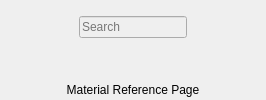
                      <widget class="QWidget" name="materialRefPage">
                       <layout class="QHBoxLayout" name="horizontalLayout_4">
                        <property name="spacing">
                         <number>0</number>
                        </property>
                        <property name="leftMargin">
                         <number>0</number>
                        </property>
                        <property name="topMargin">
                         <number>0</number>
                        </property>
                        <property name="rightMargin">
                         <number>0</number>
                        </property>
                        <property name="bottomMargin">
                         <number>0</number>
                        </property>
                        <item>
                         <widget class="QFrame" name="materialRefContainer">
                          <layout class="QVBoxLayout" name="verticalLayout_17">
                           <property name="spacing">
                            <number>0</number>
                           </property>
                           <property name="leftMargin">
                            <number>0</number>
                           </property>
                           <property name="topMargin">
                            <number>0</number>
                           </property>
                           <property name="rightMargin">
                            <number>0</number>
                           </property>
                           <property name="bottomMargin">
                            <number>0</number>
                           </property>
                           <item>
                            <widget class="QFrame" name="materialTopFrame">
                             <property name="sizePolicy">
                              <sizepolicy hsizetype="Preferred" vsizetype="Preferred">
                               <horstretch>0</horstretch>
                               <verstretch>0</verstretch>
                              </sizepolicy>
                             </property>
                             <property name="minimumSize">
                              <size>
                               <width>0</width>
                               <height>80</height>
                              </size>
                             </property>
                             <layout class="QVBoxLayout" name="verticalLayout_24">
                              <property name="spacing">
                               <number>0</number>
                              </property>
                              <property name="leftMargin">
                               <number>0</number>
                              </property>
                              <property name="topMargin">
                               <number>0</number>
                              </property>
                              <property name="rightMargin">
                               <number>0</number>
                              </property>
                              <property name="bottomMargin">
                               <number>0</number>
                              </property>
                              <item>
                               <widget class="QFrame" name="searchFrame">
                                <property name="minimumSize">
                                 <size>
                                  <width>0</width>
                                  <height>55</height>
                                 </size>
                                </property>
                                <property name="maximumSize">
                                 <size>
                                  <width>16777215</width>
                                  <height>16777215</height>
                                 </size>
                                </property>
                                <layout class="QHBoxLayout" name="horizontalLayout_11">
                                 <property name="spacing">
                                  <number>0</number>
                                 </property>
                                 <property name="leftMargin">
                                  <number>30</number>
                                 </property>
                                 <property name="topMargin">
                                  <number>10</number>
                                 </property>
                                 <property name="rightMargin">
                                  <number>30</number>
                                 </property>
                                 <property name="bottomMargin">
                                  <number>10</number>
                                 </property>
                                 <item>
                                  <widget class="QFrame" name="searchContainer">
                                   <property name="focusPolicy">
                                    <enum>Qt::FocusPolicy::NoFocus</enum>
                                   </property>
                                   <property name="styleSheet">
                                    <string notr="true"/>
                                   </property>
                                   <layout class="QHBoxLayout" name="horizontalLayout_10">
                                    <property name="spacing">
                                     <number>10</number>
                                    </property>
                                    <property name="leftMargin">
                                     <number>15</number>
                                    </property>
                                    <property name="topMargin">
                                     <number>0</number>
                                    </property>
                                    <property name="rightMargin">
                                     <number>15</number>
                                    </property>
                                    <property name="bottomMargin">
                                     <number>0</number>
                                    </property>
                                    <item>
                                     <widget class="QPushButton" name="searchBtn">
                                      <property name="minimumSize">
                                       <size>
                                        <width>24</width>
                                        <height>24</height>
                                       </size>
                                      </property>
                                      <property name="maximumSize">
                                       <size>
                                        <width>24</width>
                                        <height>24</height>
                                       </size>
                                      </property>
                                      <property name="cursor">
                                       <cursorShape>PointingHandCursor</cursorShape>
                                      </property>
                                      <property name="styleSheet">
                                       <string notr="true">background-image: url(:/icons/resources/icons/cil-magnifying-glass.png);
border: none;
</string>
                                      </property>
                                      <property name="text">
                                       <string/>
                                      </property>
                                      <property name="iconSize">
                                       <size>
                                        <width>20</width>
                                        <height>20</height>
                                       </size>
                                      </property>
                                     </widget>
                                    </item>
                                    <item>
                                     <widget class="QLineEdit" name="searchLineEdit">
                                      <property name="enabled">
                                       <bool>false</bool>
                                      </property>
                                      <property name="placeholderText">
                                       <string>Search</string>
                                      </property>
                                      <property name="clearButtonEnabled">
                                       <bool>false</bool>
                                      </property>
                                     </widget>
                                    </item>
                                    <item>
                                     <widget class="QPushButton" name="cancelSearchBtn">
                                      <property name="minimumSize">
                                       <size>
                                        <width>24</width>
                                        <height>24</height>
                                       </size>
                                      </property>
                                      <property name="maximumSize">
                                       <size>
                                        <width>24</width>
                                        <height>24</height>
                                       </size>
                                      </property>
                                      <property name="styleSheet">
                                       <string notr="true">background-image: url(:/icons/resources/icons/icon_close_24.svg);
border: none;</string>
                                      </property>
                                      <property name="text">
                                       <string/>
                                      </property>
                                      <property name="iconSize">
                                       <size>
                                        <width>16</width>
                                        <height>16</height>
                                       </size>
                                      </property>
                                     </widget>
                                    </item>
                                   </layout>
                                  </widget>
                                 </item>
                                </layout>
                               </widget>
                              </item>
                              <item>
                               <widget class="QFrame" name="filterFrame">
                                <property name="maximumSize">
                                 <size>
                                  <width>16777215</width>
                                  <height>25</height>
                                 </size>
                                </property>
                                <layout class="QHBoxLayout" name="horizontalLayout_5"/>
                               </widget>
                              </item>
                             </layout>
                            </widget>
                           </item>
                           <item>
                            <widget class="QWidget" name="materialBotFrame" native="true">
                             <property name="sizePolicy">
                              <sizepolicy hsizetype="Preferred" vsizetype="Expanding">
                               <horstretch>0</horstretch>
                               <verstretch>0</verstretch>
                              </sizepolicy>
                             </property>
                             <layout class="QVBoxLayout" name="verticalLayout_25">
                              <property name="spacing">
                               <number>0</number>
                              </property>
                              <property name="leftMargin">
                               <number>0</number>
                              </property>
                              <property name="topMargin">
                               <number>0</number>
                              </property>
                              <property name="rightMargin">
                               <number>0</number>
                              </property>
                              <property name="bottomMargin">
                               <number>0</number>
                              </property>
                              <item>
                               <widget class="QLabel" name="matLabel">
                                <property name="text">
                                 <string>Material Reference Page</string>
                                </property>
                                <property name="alignment">
                                 <set>Qt::AlignmentFlag::AlignCenter</set>
                                </property>
                               </widget>
                              </item>
                             </layout>
                            </widget>
                           </item>
                          </layout>
                         </widget>
                        </item>
                       </layout>
                      </widget>
